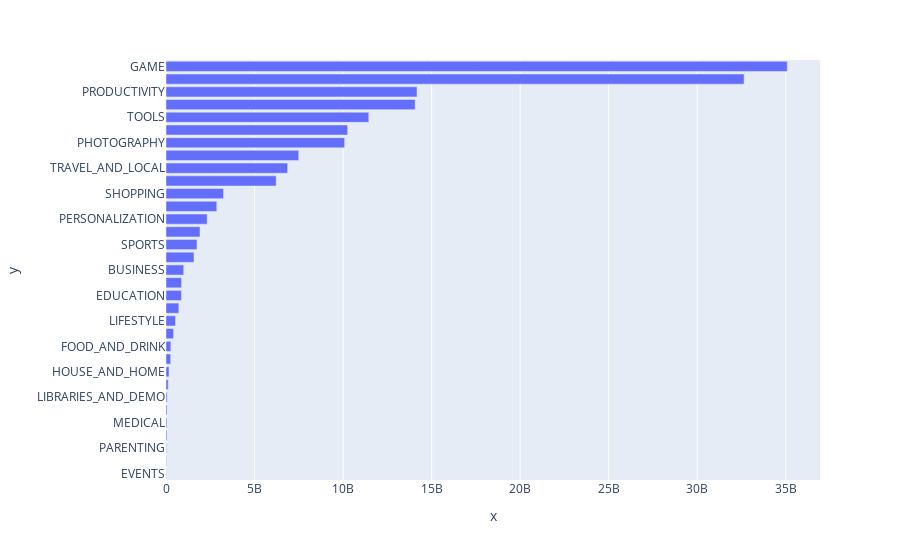

Notebook code for this chart:
### Markdown cell above
Then we can create a horizontal bar chart, simply by adding the orientation parameter:

### Code cell
h_bar = px.bar(x = category_installs.Installs,
               y = category_installs.index,
               orientation='h')
 
h_bar.show()

### Figure 1 — Plotly figure (JSON) as saved in the notebook; plotly's stock layout.template omitted (floating-point values rounded to 4 significant figures)
{"data": [{"alignmentgroup": "True", "hovertemplate": "x=%{x}<br>y=%{y}<extra></extra>", "legendgroup": "", "marker": {"color": "#636efa", "pattern": {"shape": ""}}, "name": "", "offsetgroup": "", "orientation": "h", "showlegend": false, "textposition": "auto", "type": "bar", "x": [15973161, 27197050, 31521110, 53130211, 53257437, 56086150, 62995910, 124338100, 168712461, 264310807, 273898751, 426100520, 537513539, 724281890, 871452000, 876585734, 1001914865, 1583072512, 1751174498, 1921469576, 2325494782, 2869160000, 3247848785, 6222002720, 6868887146, 7496317760, 10088247655, 10258238405, 11452771915, 14069867902, 14176091369, 32647276251, 35086024415], "xaxis": "x", "y": ["EVENTS", "BEAUTY", "PARENTING", "AUTO_AND_VEHICLES", "MEDICAL", "COMICS", "LIBRARIES_AND_DEMO", "ART_AND_DESIGN", "HOUSE_AND_HOME", "DATING", "FOOD_AND_DRINK", "WEATHER", "LIFESTYLE", "MAPS_AND_NAVIGATION", "EDUCATION", "FINANCE", "BUSINESS", "HEALTH_AND_FITNESS", "SPORTS", "BOOKS_AND_REFERENCE", "PERSONALIZATION", "ENTERTAINMENT", "SHOPPING", "VIDEO_PLAYERS", "TRAVEL_AND_LOCAL", "NEWS_AND_MAGAZINES", "PHOTOGRAPHY", "FAMILY", "TOOLS", "SOCIAL", "PRODUCTIVITY", "COMMUNICATION", "GAME"], "yaxis": "y"}], "layout": {"barmode": "relative", "legend": {"tracegroupgap": 0}, "margin": {"t": 60}, "xaxis": {"anchor": "y", "domain": [0, 1], "title": {"text": "x"}}, "yaxis": {"anchor": "x", "domain": [0, 1], "title": {"text": "y"}}}}
